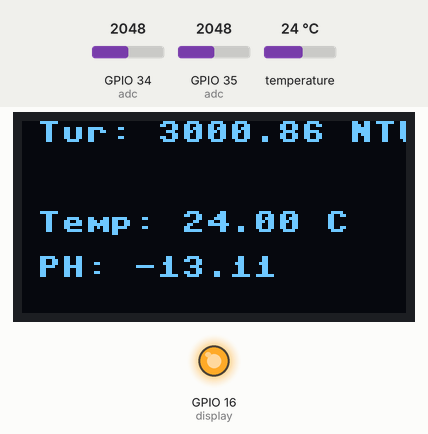
Simulated run of this program. Board: ESP32 board running MicroPython. Parts: 128×64 one-colour display, output pins drawn as LEDs (lit = HIGH). Inputs (shaded band) come from the test bench; at power-on: temperature 24 °C, GPIO 35 (adc) = 2048, GPIO 34 (adc) = 2048 (analog values on the 0–4095 scale). WiFi joins after 1.5 s; the clock reads 2024-03-15 10:24:30 at power-on unless the program sets it; no MQTT or app messages arrive unless stated; web requests get an empty 200 reply after 0.4 s; library files of the repository ran but are not shown: sh1106.py; what the program prints to the serial console is not drawn.

Above: at 3.7 s.
3.8 s: temperature set to 12 °C
At 10.5 s:
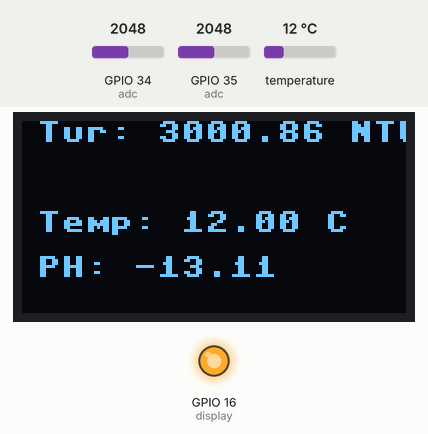
11.4 s: GPIO 35 (adc) set to 2866
At 16.9 s:
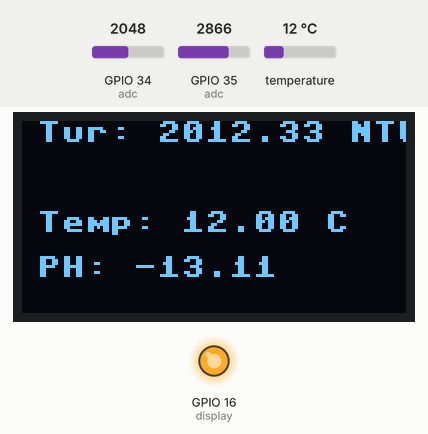
17.9 s: GPIO 34 (adc) set to 1228
At 23.3 s:
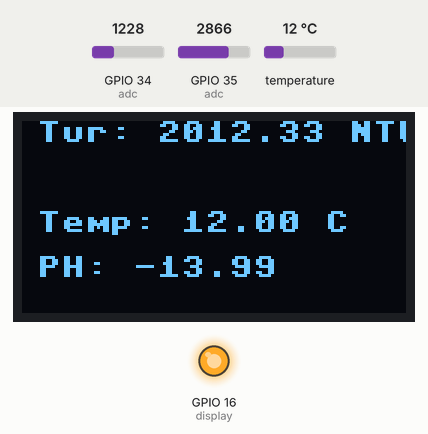
24.4 s: temperature set to 19 °C
30.9 s: GPIO 34 (adc) set to 491
At 37.2 s:
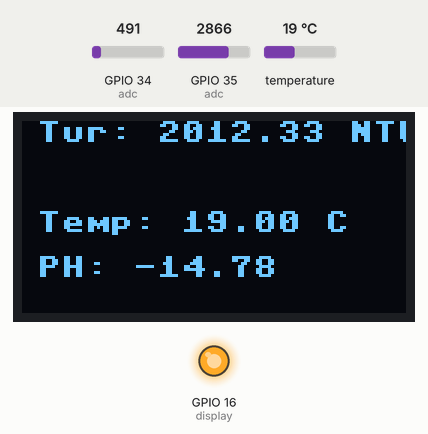
37.5 s: GPIO 35 (adc) set to 3603
At 43.7 s:
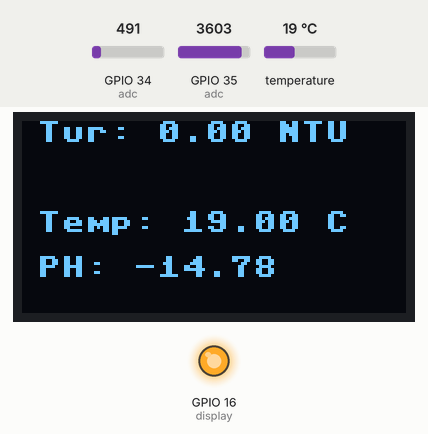
Timing chart, 0 to 45.0 s (numbered marks = the images above; inputs shaded):
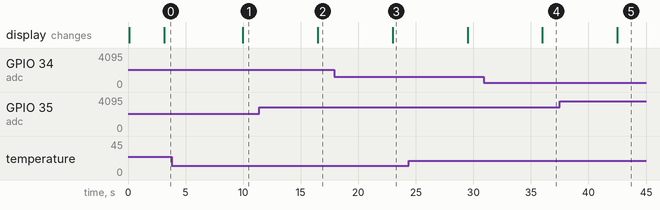

Measured:
- after the input at 3.8 s, the display: changes after 6.2 s (image 1)
- after the input at 11.4 s, the display: changes after 5.1 s (image 2)
- after the input at 17.9 s, the display: changes after 5.1 s (image 3)
- after the input at 30.9 s, the display: changes after 5.1 s (image 4)
- after the input at 37.5 s, the display: changes after 5.0 s (image 5)

The program:

main.py
```python
from machine import Pin, ADC, SoftI2C
import sh1106
import network
import time
import math
import onewire
import ds18x20
import blynklib_mp
import urequests
import ntptime

i2c = SoftI2C(scl=Pin(22), sda=Pin(21), freq=400000)
display = sh1106.SH1106_I2C(128, 64, i2c, Pin(16), 0x3c)

def connect_WIFI():
    ssid = 'NHATRO BM T1'
    password = 'nhatro123456t1'

    station = network.WLAN(network.STA_IF)
    station.active(True)
    station.connect(ssid, password)
    while not station.isconnected():
        print('Connecting to WiFi...')
        time.sleep(1)

    print('WiFi connected to:', ssid)
    print(station.ifconfig())

ntptime.host = 'pool.ntp.org'  # Use this or another known NTP server

server_url = 'https://script.google.com/macros/s/AKfycbwEBDMV7npCrkxAaN1BUHYQaHLqwUZRsOI8U5uhgOT5i89fABizurx9U6Zq6vz7RizY/exec'

BLYNK_TEMPLATE_ID = "TMPL6Z78zEeyN"
BLYNK_TEMPLATE_NAME = "PBL3"
BLYNK_AUTH_TOKEN = "ntlI3mfVTq7OGbENwVtmV6VG89xuipbK"
blynk = blynklib_mp.Blynk("4Sly-C35Dvbbi8FWkc9mmCpMfGfK0NJl")
if blynk is None:
    print('Failed to initialize Blynk')
else:
    print('Blynk initialized successfully')

def get_ntp_time():
    try:
        ntptime.settime()  # Synchronize the system time with NTP
        tm = time.localtime(time.time())  # Get local time
        formatted_time = "{:02d}:{:02d}:{:02d}".format(tm[3], tm[4], tm[5])
        return formatted_time
    except Exception as e:
        print("Error getting NTP time:", e)
        return None

# Turbidity sensor
def read_turbidity():
    adc = ADC(Pin(35))
    adc.atten(ADC.ATTN_11DB)
    Volt = 0
    Volt = adc.read() / 4095 * 5  # Chuyển đổi giá trị đọc từ ADC thành điện áp (5V tham chiếu)

    # Lấy trung bình 800 lần đọc để giảm nhiễu
    for _ in range(800):
        Volt += (adc.read() / 4095) * 5
    Volt /= 800

    if Volt < 2.5:
        NTU = 3000
    elif Volt > 4.2:
        NTU = 0
    else:
        NTU = -1120.4 * Volt * Volt + 5742.3 * Volt - 4352.9
    print('VOLTAGE: {:.2f} V'.format(Volt) , 'TURBIDITY: {:.2f} NTU'.format(NTU))
    return NTU

# pH sensor
def read_ph():
    adc = ADC(Pin(34))
    buf = [adc.read() for _ in range(10)]
    buf.sort()
    avgValue = sum(buf[2:8]) / 6
    phVol = avgValue * 3.3 / 4095 / 4.3
    phValue = 14.2 - (-5.70 * phVol + 29.5)
    print('PH: {:.2f}'.format(phValue))
    return phValue

# Temperature sensor
# DS18B20 Temperature sensor setup

def read_temperature():
    dat = Pin(4)
    ds_sensor = ds18x20.DS18X20(onewire.OneWire(dat))
    roms = ds_sensor.scan()
    print('Found DS18B20 devices: ', roms)
    if not roms:
        print("No DS18B20 devices found!")
    ds_sensor.convert_temp()
    time.sleep_ms(750)
    for rom in roms:
        temp = ds_sensor.read_temp(rom)
        print('Temperature: {:.2f} C'.format(temp))
        return temp

def main_loop():
    while True:
        NTU = read_turbidity()
        phValue = read_ph()
        temp = read_temperature()

        display.fill(0)
        display.text("Tur: {:.2f} NTU".format(NTU), 5, 0)
        display.text("PH: {:.2f}".format(phValue), 5, 45)
        display.text("Temp: {:.2f} C".format(temp), 5, 30)
        display.show()

        if blynk is not None:
            blynk.virtual_write(1,NTU)
            blynk.virtual_write(2,phValue)
            blynk.virtual_write(0,temp)
            blynk.run()

        # Get current time
        timestamp = get_ntp_time()

    # Prepare JSON payload
        json_data = {
            "method": "append",
            "temp": temp,
            "NTU": NTU,
            "phValue": phValue,
            "timestamp": timestamp,
        }

    # Send HTTP POST request
        try:
            response = urequests.post(server_url, json=json_data)
            print("Response:", response.status_code, response.text)
            response.close()
        except Exception as e:
            print("Error sending data:", e)

        time.sleep(5)

if __name__ == "__main__":
    connect_WIFI()
    main_loop()
```
